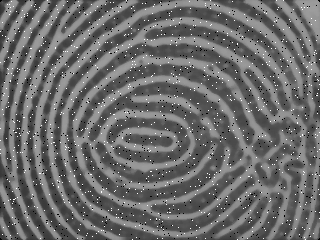
#> input picture im/1.bmp, 320 x 240 px, given in place of 7.bmp, which was not available
$ python fg_process.py   (older library calls are emulated)
#> lines starting #> are read from the running program, lines starting #| are printed output that depends on the picture; after the words box and inside, x2 and y2 are one past the last pixel; in counts of white or black regions, pixels touching at a corner belong together; pictures that were not available may be replaced by others from this repository, and a replacement may not be noted
import cv2
import numpy as np


# 去除汗孔
def remove_pore(im, pore_size_max):
    """"
    :param im: 需要去除汗孔的图像
    :param pore_size_max: 汗孔面积的最大值（经验值）
    :return: 处理后图像
    """
    # cv2.RETR_EXTERNAL：只检测外轮廓
    # cv2.CHAIN_APPROX_NON：存储所有的轮廓点
    image, contours, hierarchy = cv2.findContours(im, cv2.RETR_EXTERNAL, cv2.CHAIN_APPROX_NONE)
    for i in range(len(contours)):
        area = cv2.contourArea(contours[i])
        if area <= pore_size_max:
            cv2.drawContours(image, [contours[i]], 0, 0, -1)
    return image


def preprocess(num):
    """"
    对图像进行处理，彩色图变为二值图，移除汗孔，细节处理
    :param num: 要处理的图像编号
    :return: 处理后的图像，图像编号
    """
#> called with num = 7
    # 读入
    im = cv2.imread('./im/' + str(num) + '.bmp')
#> im is the input picture: shape (240, 320, 3); min 0, max 255, mean 107.3
    # 变为灰度图
    im_gray = cv2.cvtColor(im, cv2.COLOR_BGR2GRAY)
    # 均值滤波：去除椒盐噪声
    im_median = cv2.medianBlur(im_gray, 5)
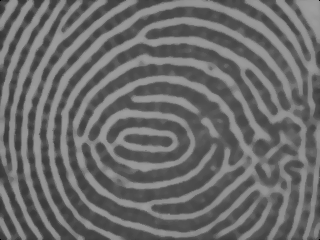
#> im_median: shape (240, 320); min 0, max 157, mean 106.8
    # 高斯滤波：去除高斯噪声
    im_gauss = cv2.GaussianBlur(im_median, (3, 3), 0)
    # 二值化：OTSU方法
    ret, im_thresh = cv2.threshold(im_gauss, 0, 255, cv2.THRESH_OTSU)
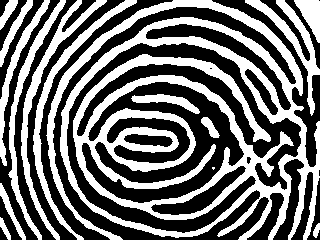
#> im_thresh: shape (240, 320); 43.4% white; 15 white regions (1 under 20 px)
#> ret = 110
    # 移除汗孔
    im_rp1 = remove_pore(im=im_thresh, pore_size_max=36)
#> in remove_pore, `image, contours, hierarchy = cv2.findContours(im, cv2.RETR_EXTERNAL, c..`: contours = 12 contours; largest, box (x1, y1, x2, y2) and area: (46, 0, 320, 240) 44702, (21, 0, 107, 240) 1720, (33, 0, 137, 240) 1648, (8, 0, 66, 240) 1348, (245, 0, 320, 116) 1322
#> the loop in remove_pore, `for i in range(len(contours)):` made 12 passes
#> area on passes 1 to 12: 50, 81.5, 257, 534.5, 1322, 44702, 1647.5, 1720, 1347.5, 882.5, 391, 197
    # 形态学变换
    closing = cv2.morphologyEx(im_rp1, cv2.MORPH_CLOSE, kernel=np.ones((3, 3), np.uint8), iterations=1)
#> closing: shape (240, 320); 43.5% white; 14 white regions (1 under 20 px), largest, box (x1, y1, x2, y2) and area: (46, 0, 320, 240) 22854, (21, 0, 107, 240) 2010, (33, 0, 137, 240) 1915
    im_final = closing
    return im_final, num


def img_write(image, num):
    """
    将处理后的图像写入
    . param image:处理后图像
    . param num:图像编号
    . return:成功信息
    """
    cv2.imwrite('./im_process/result_' + str(num) + '.bmp', image)
    return "Picture {} .".format(num)


if __name__ == '__main__':
    img_list = [7, 17, 27]
    for img in img_list:
        final, num = preprocess(img)
#> num = 7
        img_write(final, num=num)
#> pass 2 of the loop `for img in img_list:`:
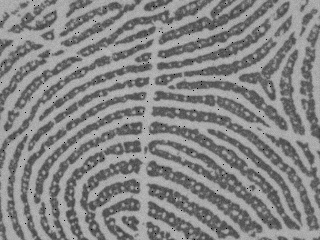
#> input picture im/10.bmp, 320 x 240 px, given in place of 17.bmp, which was not available
#> in preprocess, im is the input picture: shape (240, 320, 3); min 0, max 192, mean 132.4
#> in preprocess (call 2), `ret, im_thresh = cv2.threshold(im_gauss, 0, 255, cv2.THRESH_OTSU)`:
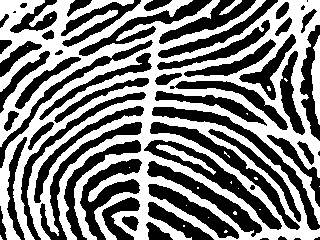
#> im_thresh: shape (240, 320); 50.1% white; 59 black regions (7 under 20 px)
#> ret = 133
#> contours = 9 contours, 6 with area under 20; largest, box (x1, y1, x2, y2) and area: (0, 0, 320, 240) 53215, (311, 35, 320, 125) 429, (219, 0, 242, 15) 88
#> the loop in remove_pore (call 2), `for i in range(len(contours)):` made 9 passes
#> area on passes 6, 8, 9: 429, 88, 53215
#> in preprocess (call 2), `closing = cv2.morphologyEx(im_rp1, cv2.MORPH_CLOSE, kernel=np.ones((3,..`:
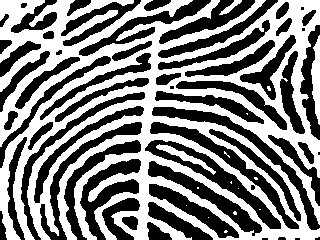
#> closing: shape (240, 320); 50.4% white; 60 black regions (8 under 20 px), largest, box (x1, y1, x2, y2) and area: (145, 140, 281, 229) 2006, (152, 107, 320, 230) 1955, (150, 122, 299, 229) 1788
#> num = 17
